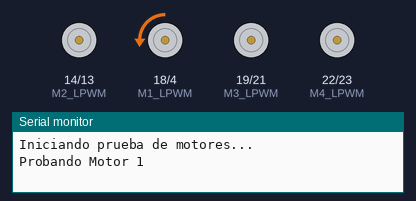
Recording of a sketch running on a simulated ESP32. Shown: motor-driver pin pairs drawn as motors (green arrow = first pin HIGH = forward, orange = second pin HIGH = backward, longer = more drive), the last lines printed to the serial monitor. At 25.2 s the program stops and its outputs stay as they are.

Above: at 1.1 s.
At 3.3 s:
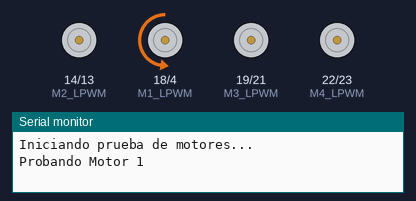
At 9.6 s:
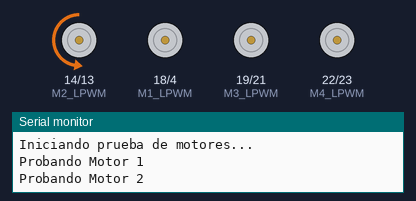
At 15.9 s:
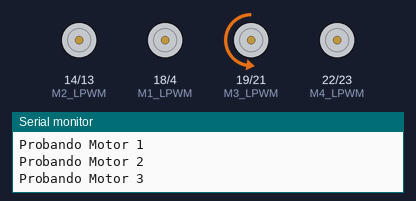
At 22.2 s:
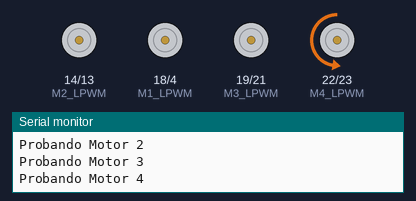
At 24.3 s:
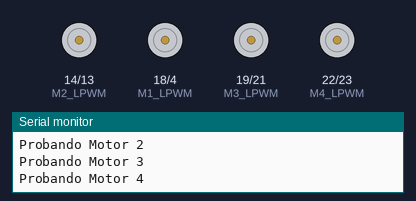
Timing chart, 0 to 25.8 s (numbered marks = the images above):
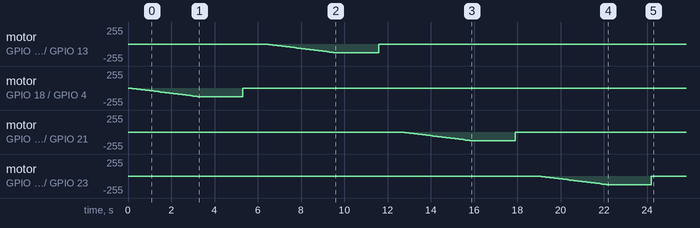

Measured:
- by itself, motor on GPIO 14 (M2_LPWM) / GPIO 13 (M2_RPWM): stopped → backward 4/255 at 6.4 s, → backward 8/255 0.10 s later, → backward 12/255 0.10 s later, → backward 16/255 0.10 s later, … (33 changes in this stretch)
- by itself, motor on GPIO 18 (M1_LPWM) / GPIO 4 (M1_RPWM): stopped → backward 4/255 at 0.10 s, → backward 8/255 0.10 s later, → backward 12/255 0.10 s later, → backward 16/255 0.10 s later, … (33 changes in this stretch)

The sketch:

prueba_motores.ino
```cpp
// Pines de los motores
const int M1_RPWM = 4;
const int M1_LPWM = 18;

const int M2_RPWM = 13;
const int M2_LPWM = 14;

const int M3_RPWM = 21;
const int M3_LPWM = 19;

const int M4_RPWM = 23;
const int M4_LPWM = 22;

// Configuración PWM
const int freq = 1000;
const int resolution = 8;

// Canales PWM
const int CH_M1_R = 0;
const int CH_M1_L = 1;
const int CH_M2_R = 2;
const int CH_M2_L = 3;
const int CH_M3_R = 4;
const int CH_M3_L = 5;
const int CH_M4_R = 6;
const int CH_M4_L = 7;

void setup() {
  Serial.begin(115200);

// LedAttach sirve pra configurar la modulación por ancho de pulso (PWM) en un pin especifico del esp32
  ledcAttach(M1_RPWM, freq, resolution);
  ledcAttach(M1_LPWM, freq, resolution);

  ledcAttach(M2_RPWM, freq, resolution);
  ledcAttach(M2_LPWM, freq, resolution);

  ledcAttach(M3_RPWM, freq, resolution);
  ledcAttach(M3_LPWM, freq, resolution);

  ledcAttach(M4_RPWM, freq, resolution);
  ledcAttach(M4_LPWM, freq, resolution);

  Serial.println("Iniciando prueba de motores...");
}

void probarMotor(int rpwm, int lpwm, const char* nombre) {

  Serial.print("Probando ");
  Serial.println(nombre);

  ledcWrite(rpwm, 0);
  ledcWrite(lpwm, 0);

  for (int vel = 0; vel <= 128; vel += 4) {
    ledcWrite(rpwm, vel);
    delay(100);
  }

  delay(2000);

  ledcWrite(rpwm, 0);
  delay(1000);
}

void loop() {

  probarMotor(M1_RPWM, M1_LPWM, "Motor 1");
  probarMotor(M2_RPWM, M2_LPWM, "Motor 2");
  probarMotor(M3_RPWM, M3_LPWM, "Motor 3");
  probarMotor(M4_RPWM, M4_LPWM, "Motor 4");

  Serial.println("Prueba finalizada.");
  while (true);
}
```
